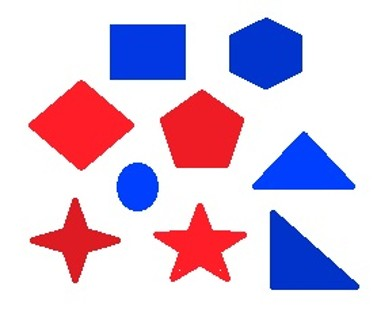
#> input picture Week2_HW_1140306/images/hw3.jpg, 377 x 336 px
$ python homeWork3.py
#> lines starting #> are read from the running program, lines starting #| are printed output that depends on the picture; after the words box and inside, x2 and y2 are one past the last pixel; in counts of white or black regions, pixels touching at a corner belong together
import cv2
import numpy as np
import matplotlib.pyplot as plt
import matplotlib

# 設定 matplotlib 的圖像大小和色彩映射
matplotlib.rcParams['figure.figsize'] = (6.0, 6.0)
matplotlib.rcParams['image.cmap'] = 'gray'

# 讀取圖像並轉換為 RGB 格式
image = cv2.imread('images/hw3.jpg')
#> image is the input picture: shape (336, 377, 3); mean B, G, R 222.8, 200.1, 218.1
image = cv2.cvtColor(image, cv2.COLOR_BGR2RGB)

# 顯示原始圖像
plt.imshow(image)
plt.axis('off')
plt.show()

# 設定紅色範圍
lower_red = np.array([150, 0, 0])
upper_red = np.array([255, 100, 100])
mask_red = cv2.inRange(image, lower_red, upper_red)
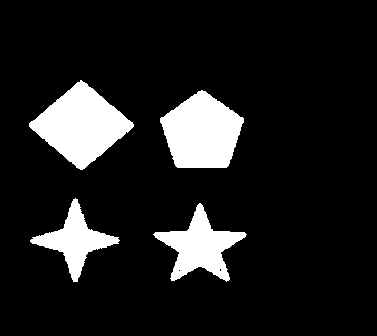
#> mask_red: shape (336, 377); 11.8% white; 4 white regions, box (x1, y1, x2, y2) and area: (29, 80, 134, 170) 4975, (160, 90, 244, 168) 4618, (153, 203, 247, 282) 3045, (30, 198, 120, 282) 2370

# 設定紅色2範圍
lower_red2 = np.array([249, 0, 0])
upper_red2 = np.array([255, 100, 100])
mask_red2 = cv2.inRange(image, lower_red2, upper_red2)
#> mask_red2: shape (336, 377); 4.9% white; 11 white regions (9 under 20 px), largest, box (x1, y1, x2, y2) and area: (31, 83, 131, 167) 4120, (157, 207, 241, 279) 2059

# 設定紅色3範圍
lower_red3 = np.array([233, 0, 0])
upper_red3 = np.array([255, 100, 100])
mask_red3 = cv2.inRange(image, lower_red3, upper_red3)
#> mask_red3: shape (336, 377); 8.7% white; 9 white regions (6 under 20 px), largest, box (x1, y1, x2, y2) and area: (31, 82, 132, 168) 4534, (162, 93, 241, 166) 3933, (156, 205, 245, 280) 2541

# 設定藍色範圍
lower_blue = np.array([0, 0, 150])
upper_blue = np.array([100, 100, 255])
mask_blue = cv2.inRange(image, lower_blue, upper_blue)
#> mask_blue: shape (336, 377); 13% white; 8 white regions (3 under 20 px), largest, box (x1, y1, x2, y2) and area: (110, 25, 185, 80) 4108, (229, 19, 301, 88) 3801, (271, 211, 358, 290) 3757, (253, 132, 355, 189) 3181, (117, 163, 158, 211) 1559

# 設定藍色2範圍
lower_blue2 = np.array([0, 0, 240])
upper_blue2 = np.array([100, 100, 255])
mask_blue2 = cv2.inRange(image, lower_blue2, upper_blue2)
#> mask_blue2: shape (336, 377); 3.2% white; 2 white regions, box (x1, y1, x2, y2) and area: (255, 135, 353, 188) 2771, (118, 164, 156, 209) 1270

# 設定藍色3範圍
lower_blue3 = np.array([0, 0, 220])
upper_blue3 = np.array([100, 100, 255])
mask_blue3 = cv2.inRange(image, lower_blue3, upper_blue3)
#> mask_blue3: shape (336, 377); 6.1% white; 7 white regions (4 under 20 px), largest, box (x1, y1, x2, y2) and area: (113, 27, 183, 77) 3468, (254, 134, 353, 188) 2877, (118, 164, 157, 210) 1371

# 顯示紅色和藍色遮罩
fig, axs = plt.subplots(2, 3, figsize=(12, 12))
axs[0, 0].imshow(mask_red, cmap='gray')
axs[0, 0].axis('off')
axs[0, 0].set_title('Red Mask')

axs[0, 1].imshow(mask_red2, cmap='gray')
axs[0, 1].axis('off')
axs[0, 1].set_title('Red Mask 2')

axs[0, 2].imshow(mask_red3, cmap='gray')
axs[0, 2].axis('off')
axs[0, 2].set_title('Red Mask 3')

axs[1, 0].imshow(mask_blue, cmap='gray')
axs[1, 0].axis('off')
axs[1, 0].set_title('Blue Mask')

axs[1, 1].imshow(mask_blue2, cmap='gray')
axs[1, 1].axis('off')
axs[1, 1].set_title('Blue Mask 2')

axs[1, 2].imshow(mask_blue3, cmap='gray')
axs[1, 2].axis('off')
axs[1, 2].set_title('Blue Mask 3')

plt.show()

# 將遮罩擴展到與圖像相同的形狀
mask_red = cv2.cvtColor(mask_red, cv2.COLOR_GRAY2RGB)
mask_red2 = cv2.cvtColor(mask_red2, cv2.COLOR_GRAY2RGB)
mask_red3 = cv2.cvtColor(mask_red3, cv2.COLOR_GRAY2RGB)
mask_blue = cv2.cvtColor(mask_blue, cv2.COLOR_GRAY2RGB)
mask_blue2 = cv2.cvtColor(mask_blue2, cv2.COLOR_GRAY2RGB)
mask_blue3 = cv2.cvtColor(mask_blue3, cv2.COLOR_GRAY2RGB)

# 使用遮罩修改圖像
imageRed = np.where(mask_red == 0, [255, 255, 255], image)
imageRed2 = np.where(mask_red2 == 0, [255, 255, 255], image)
imageRed3 = np.where(mask_red3 == 0, [255, 255, 255], image)

imageBlue = np.where(mask_blue == 0, [255, 255, 255], image)
imageBlue2 = np.where(mask_blue2 == 0, [255, 255, 255], image)
imageBlue3 = np.where(mask_blue3 == 0, [255, 255, 255], image)
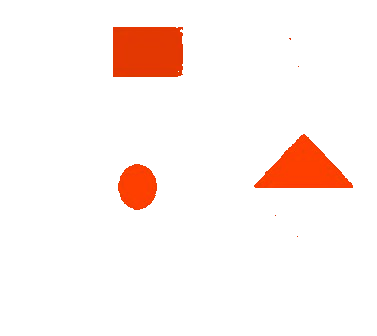
#> imageBlue3: shape (336, 377, 3) int64; mean B, G, R 239.6, 243.1, 254.1

# 合併修改後的圖像
combined_image_top = np.hstack((imageRed, imageRed2, imageRed3))
combined_image_bottom = np.hstack((imageBlue, imageBlue2, imageBlue3))
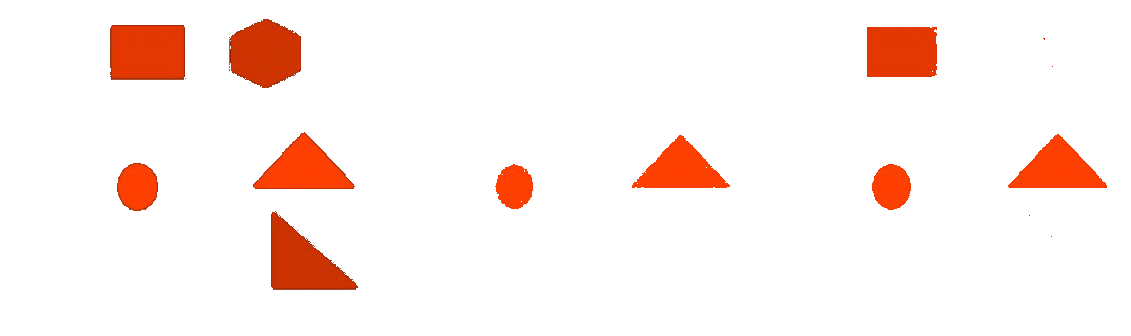
#> combined_image_bottom: shape (336, 1131, 3) int64; mean B, G, R 236.3, 240.4, 253.1
combined_image = np.vstack((combined_image_top, combined_image_bottom))

# 合併遮罩
combined_mask_top = np.hstack((mask_red, mask_red2, mask_red3))
#> combined_mask_top: shape (336, 1131, 3); 8.5% white; 24 white regions (15 under 20 px), largest, box (x1, y1, x2, y2) and area: (29, 80, 134, 170) 4975, (160, 90, 244, 168) 4618, (785, 82, 886, 168) 4534
combined_mask_bottom = np.hstack((mask_blue, mask_blue2, mask_blue3))
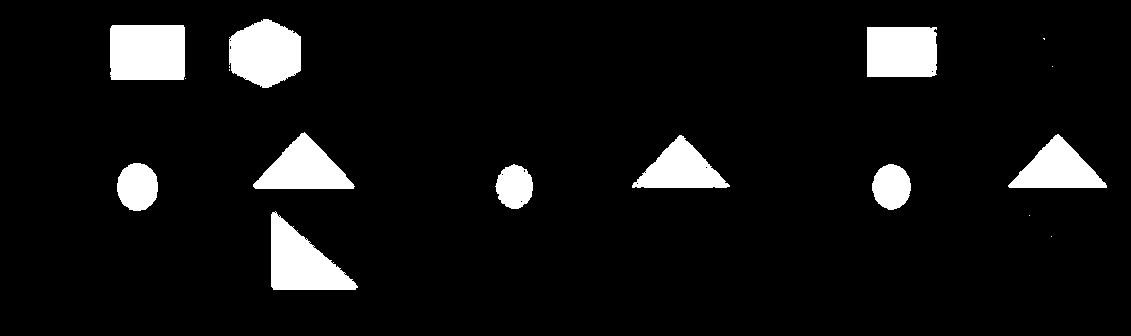
#> combined_mask_bottom: shape (336, 1131, 3); 7.4% white; 17 white regions (7 under 20 px), largest, box (x1, y1, x2, y2) and area: (110, 25, 185, 80) 4108, (229, 19, 301, 88) 3801, (271, 211, 358, 290) 3757
combined_mask = np.vstack((combined_mask_top, combined_mask_bottom))
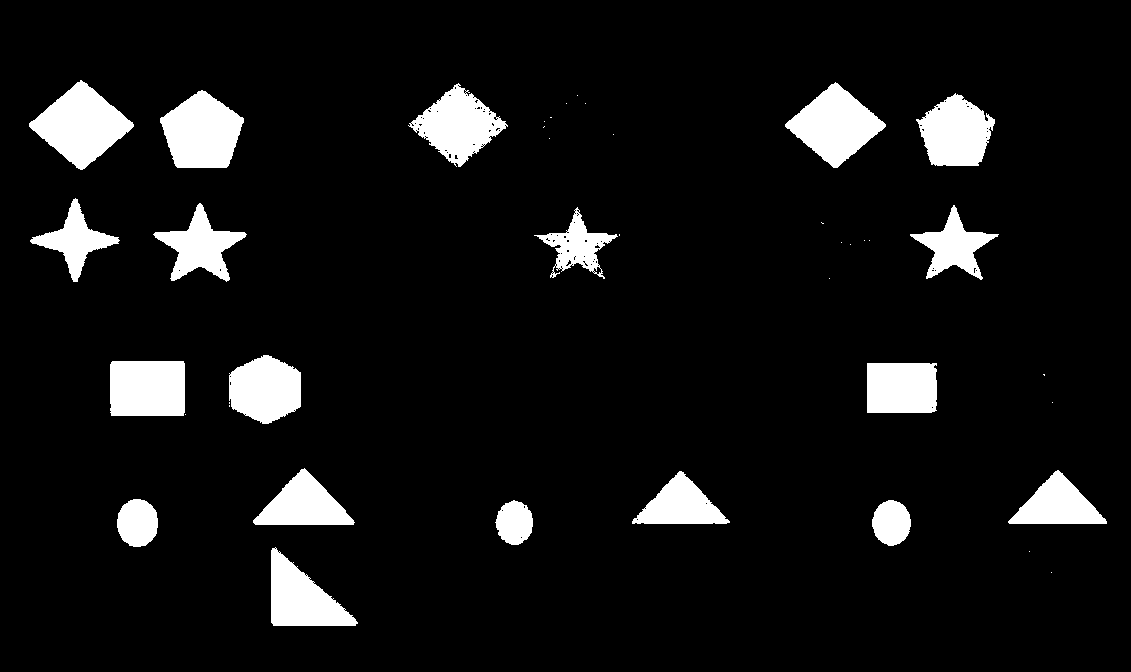
#> combined_mask: shape (672, 1131, 3); 7.9% white; 41 white regions (22 under 20 px), largest, box (x1, y1, x2, y2) and area: (29, 80, 134, 170) 4975, (160, 90, 244, 168) 4618, (785, 82, 886, 168) 4534

# 確保合併後的圖像是 uint8 型態
combined_image = combined_image.astype(np.uint8)
combined_mask = combined_mask.astype(np.uint8)

# 儲存合併後的圖像和遮罩
cv2.imwrite('group_image.jpg', cv2.cvtColor(combined_image, cv2.COLOR_RGB2BGR))
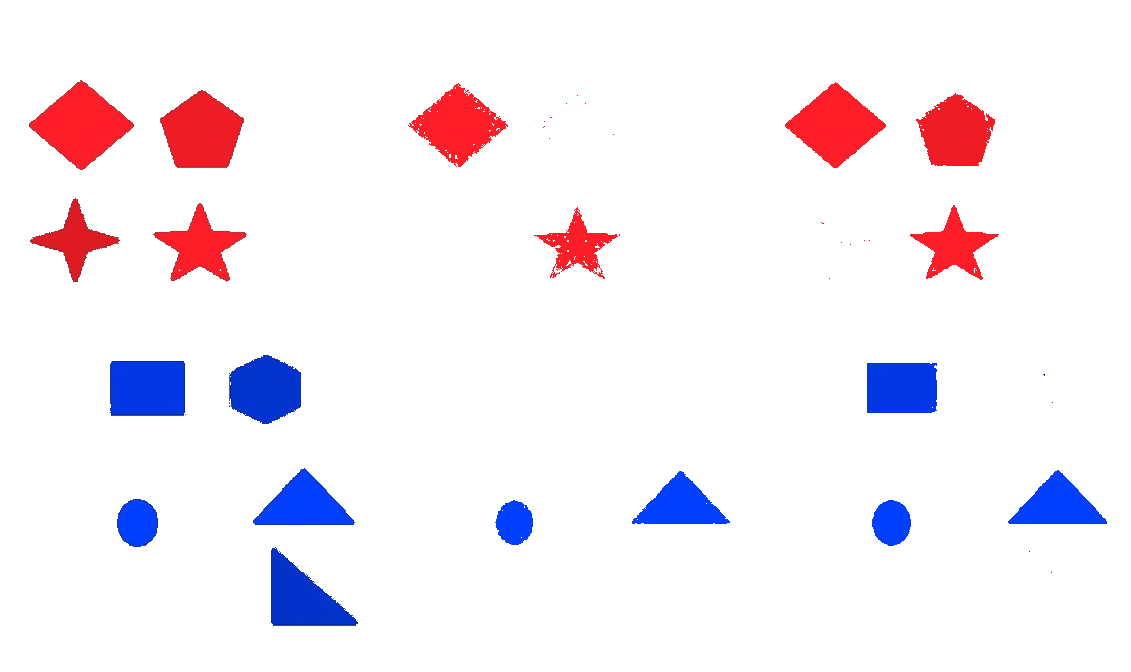
#> saved as group_image.jpg: shape (672, 1131, 3); mean B, G, R 244.9, 238.2, 245.2
cv2.imwrite('group_mask.jpg', combined_mask)

# 顯示修改後的圖像
fig, axs = plt.subplots(2, 3, figsize=(18, 12))
axs[0, 0].imshow(imageRed)
axs[0, 0].axis('off')
axs[0, 0].set_title('Image with Red Mask')

axs[0, 1].imshow(imageRed2)
axs[0, 1].axis('off')
axs[0, 1].set_title('Image with Red Mask 2')

axs[0, 2].imshow(imageRed3)
axs[0, 2].axis('off')
axs[0, 2].set_title('Image with Red Mask 3')

axs[1, 0].imshow(imageBlue)
axs[1, 0].axis('off')
axs[1, 0].set_title('Image with Blue Mask')

axs[1, 1].imshow(imageBlue2)
axs[1, 1].axis('off')
axs[1, 1].set_title('Image with Blue Mask 2')

axs[1, 2].imshow(imageBlue3)
axs[1, 2].axis('off')
axs[1, 2].set_title('Image with Blue Mask 3')

plt.show()
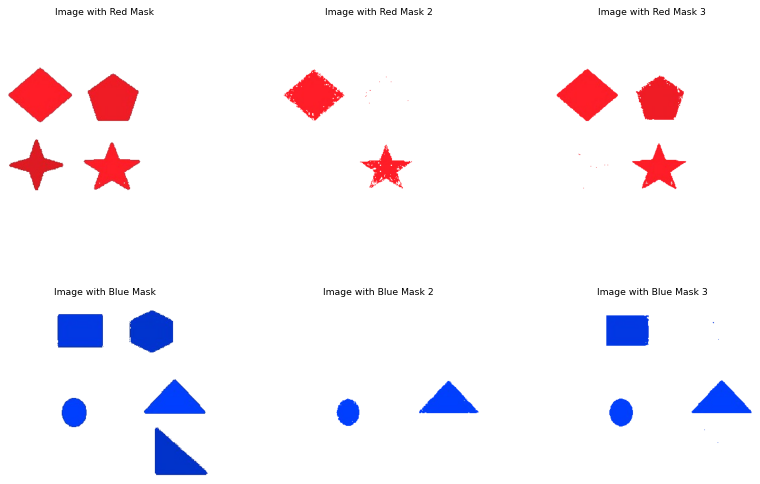
#> figure drawn by matplotlib, 6 panels; B, G, R data is drawn as R, G, B
